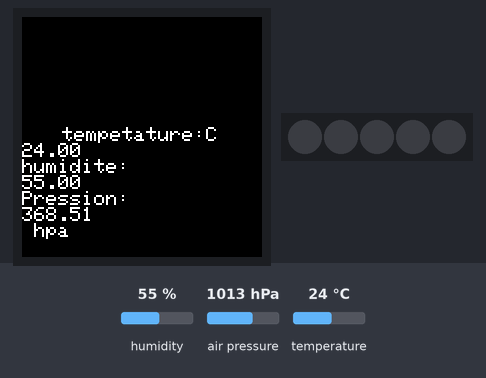
The sketch below on a simulated Arduino MKR. Shown: 240×240 colour display, 5 RGB LEDs in strip order, left to right. Inputs (shaded band) come from the test bench; at power-on: humidity 55 %, air pressure 1013 hPa, temperature 24 °C. WiFi joins after 1.5 s; servers stay silent unless stated; what the sketch prints to the serial monitor is not drawn.

Above: at 9.4 s.
9.5 s: humidity set to 22 %
At 17.6 s:
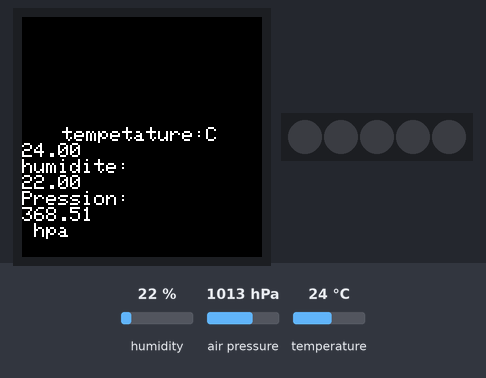
18.4 s: air pressure set to 952 hPa
At 26.3 s:
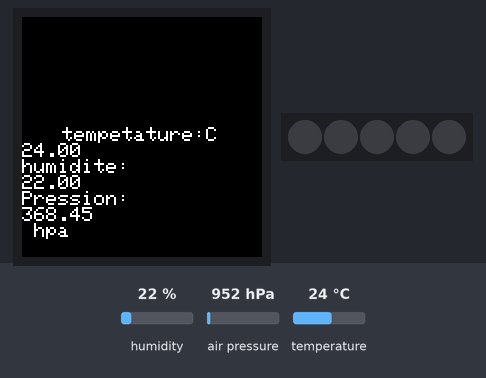
27.0 s: temperature set to 12 °C
At 35.0 s:
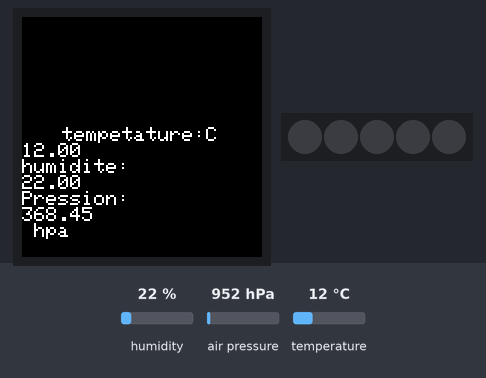
35.7 s: humidity set to 40 %
At 43.7 s:
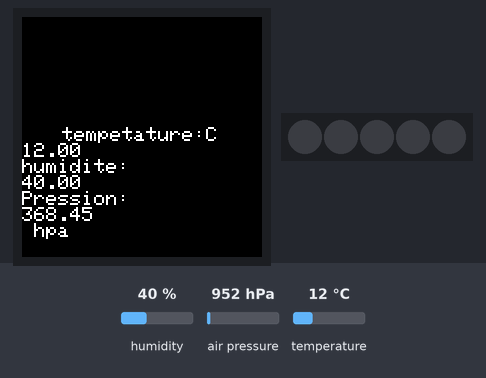
Timing chart, 0 to 45.2 s (numbered marks = the images above; inputs shaded):
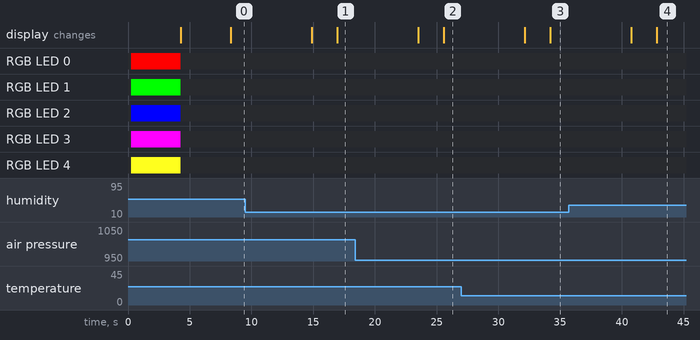

Measured:
- after the input at 9.5 s, the display: first differs from a run without the input after 7.5 s (image 1)
- after the input at 18.4 s, the display: first differs from a run without the input after 7.2 s (image 2)
- after the input at 27.0 s, the display: first differs from a run without the input after 7.2 s (image 3)
- after the input at 35.7 s, the display: first differs from a run without the input after 7.1 s (image 4)

The sketch:

sketch_feb8a.ino
```cpp
#include <WiFiNINA.h>

//librairie du kit
#include <Arduino_MKRIoTCarrier.h>
MKRIoTCarrier carrier;
char ssid[] = "TP-Link_F99E" ;
char pass[] = "05186150" ;
IPAddress ipadd;

void printMacAddress(byte mac[]){
  for(int i=5; i>=0; i--){
    if(mac[i]<16){
      Serial.print("0");
    }
    Serial.print(mac[i],HEX);
    if(i>0){
      Serial.print(":");
    }
  }
  Serial.println();
}

void printCurrentNet(){
  Serial.print("SSID : ");
  Serial.println(WiFi.SSID());
  byte bssid[6];
  WiFi.BSSID(bssid);
  Serial.print("BSSID : ");
  printMacAddress(bssid);
  byte encryption = WiFi.encryptionType();
  Serial.print("Encryption Type:");
  Serial.println(encryption, HEX);
  Serial.println();
}

//methode ping


// fonction initialisation
void ledFnct(){}
void setup() {
  carrier.begin();
  carrier.leds.setPixelColor(0,255,0,0);
  carrier.leds.setPixelColor(1,0,255,0);
  carrier.leds.setPixelColor(2,0,0,255);
  carrier.leds.setPixelColor(3,255,0,255);
  carrier.leds.setPixelColor(4,255,255,30);
  carrier.leds.show();
  // put your setup code here, to run once:
  //Serial.begin(9600);
  //while (!Serial){}
  //carrier.Buzzer.sound(500);
  // afficher l'ecran
  carrier.display.fillScreen(ST77XX_RED);
  carrier.display.setTextColor(ST77XX_WHITE);
  carrier.display.setTextSize(2);
  carrier.display.setCursor(40,110);
  carrier.display.print("bienvenue");
  delay(2000);
  delay(2000);
  carrier.Buzzer.noSound();
  carrier.leds.setPixelColor(0,0,0,0);
  carrier.leds.setPixelColor(1,0,0,0);
  carrier.leds.setPixelColor(2,0,0,0);
  carrier.leds.setPixelColor(3,0,0,0);
  carrier.leds.setPixelColor(4,0,0,0);
  carrier.leds.show();
  Serial.println("fct setup terminé");


  delay(2000);

  ping();
  delay(2000);


}
void ping(){
  int pingResult = WiFi.ping("googlezzzzz.com");
  if(pingResult >=0){
    Serial.println("no rsp");
  }else{
    Serial.println("k");
  }
}

void loop() {

  float fTemp;
  float fHumdite;
  float fPressionAt;
  fTemp = carrier.Env.readTemperature();
  fHumdite = carrier.Env.readHumidity();
  fPressionAt = carrier.Pressure.readPressure()/100.0;
  int altitude = 294;

  fPressionAt += altitude / 0.8;

  carrier.display.fillScreen(ST77XX_BLACK);
  carrier.display.setTextColor(ST77XX_WHITE);
  carrier.display.setTextSize(2);
  carrier.display.setCursor(40,110);

  carrier.display.println("tempetature:\C");
  carrier.display.println(fTemp);
  carrier.display.println("humidite:");
  carrier.display.println(fHumdite);
  carrier.display.println("Pression:");
  carrier.display.println(fPressionAt);
  carrier.display.print(" hpa");
  // put your main code here, to run repeatedly:
  delay(1000);

//  Serial.println("Rct loop");
//wifi
  int status = WL_IDLE_STATUS;
  while (status != WL_CONNECTED){
    //Serial.print("Tentative de connexion au réseau ");
    Serial.println(ssid);
    status = WiFi.begin(ssid, pass);
    delay(2000);
  }
    Serial.print("connecté");
    delay(2000);
    printCurrentNet();
  //adresse ip display


  carrier.display.fillScreen(ST77XX_RED);
  carrier.display.setTextColor(ST77XX_WHITE);
  carrier.display.setTextSize(2);
  carrier.display.setCursor(40,110);
  carrier.display.println("Bienvenue");
  carrier.display.println("adIP: ");
  ipadd = WiFi.localIP();
  carrier.display.print(ipadd.toString());
  delay(2000);

}
```
